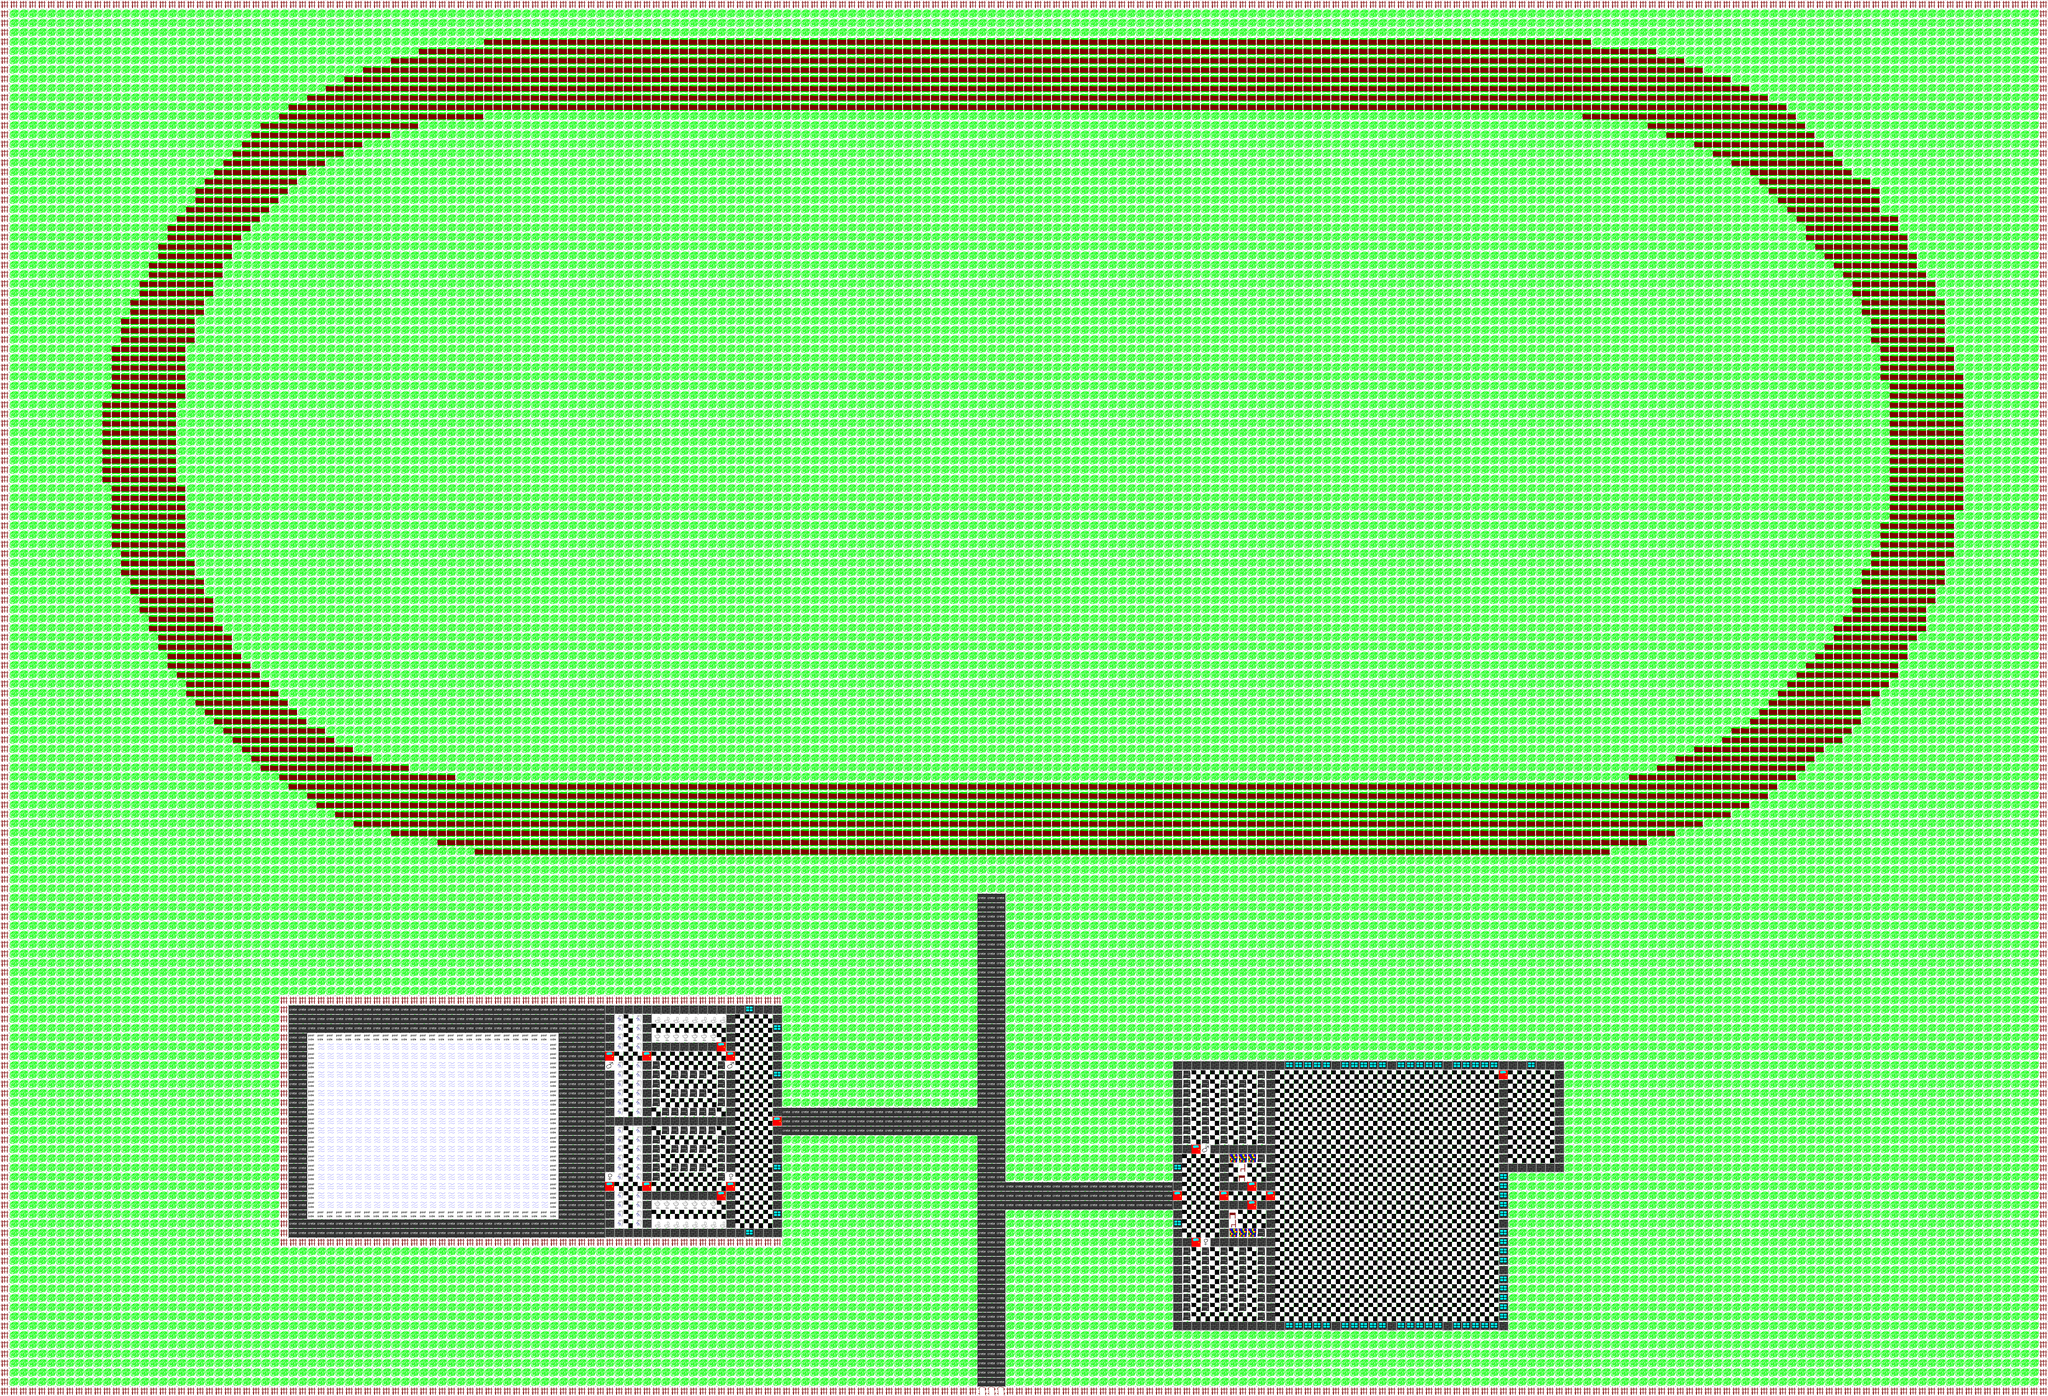

Tiled map render using the project's own tile images. Description and the map definition, with tile-layer contents summarised, below:
An orthogonal 220x150 tile map with 32x32 px tiles, 1 tile layer (Tile Layer 1) and 2 objects.

<map version="1.0" orientation="orthogonal" renderorder="right-down" width="220" height="150" tilewidth="32" tileheight="32" nextobjectid="3">
 <tileset firstgid="1" name="tiles" tilewidth="32" tileheight="32" tilecount="24">
  <image source="tiles.png" width="192" height="128" />
 </tileset>
 <layer name="Tile Layer 1" width="220" height="150">
  <data>[33000 cells, 33000 non-empty, 20 distinct tile ids]</data>
 </layer>
 <objectgroup name="Object Layer 1" visible="0">
  <object id="1" x="3514.33" y="354.667" width="2899.67" height="2813.33">
   <ellipse />
  </object>
  <object id="2" x="3847" y="617" width="2297" height="2296">
   <ellipse />
  </object>
 </objectgroup>
</map>